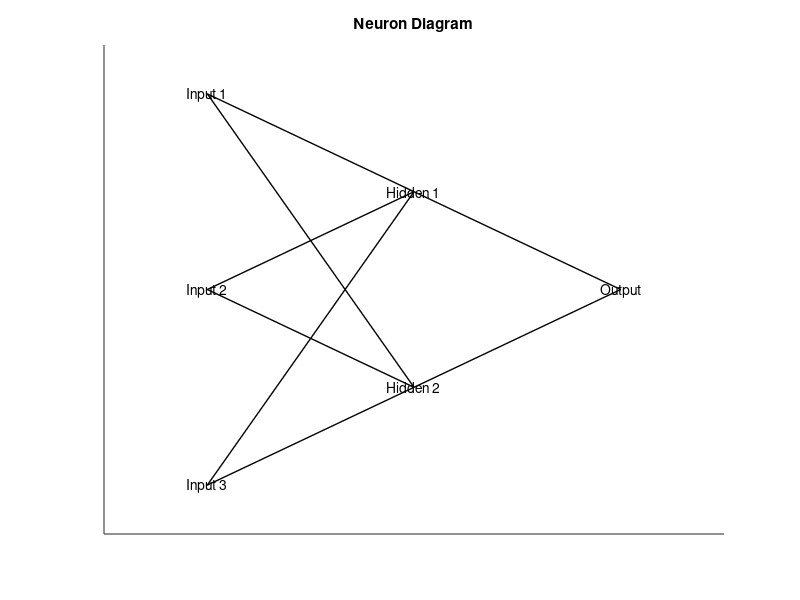

The MATLAB source for this figure:
% Create the neuron diagram
figure;
hold on;

% Define the neuron positions
neuron_positions = [
    1   0.8;    % Input neuron 1
    1   0.4;    % Input neuron 2
    1   0.0;    % Input neuron 3
    2   0.6;    % Hidden neuron 1
    2   0.2;    % Hidden neuron 2
    3   0.4;    % Output neuron
];

% Plot the neurons as circles
neuron_radius = 0.1;
plot(neuron_positions(:,1), neuron_positions(:,2), 'ko', 'MarkerSize', 2*neuron_radius);

% Add labels to the neurons
neuron_labels = {'Input 1', 'Input 2', 'Input 3', 'Hidden 1', 'Hidden 2', 'Output'};
text(neuron_positions(:,1), neuron_positions(:,2), neuron_labels, 'HorizontalAlignment', 'center', 'VerticalAlignment', 'middle');

% Define the connections between neurons
connections = [
    1 4;    % Connection from input neuron 1 to hidden neuron 1
    1 5;    % Connection from input neuron 1 to hidden neuron 2
    2 4;    % Connection from input neuron 2 to hidden neuron 1
    2 5;    % Connection from input neuron 2 to hidden neuron 2
    3 4;    % Connection from input neuron 3 to hidden neuron 1
    3 5;    % Connection from input neuron 3 to hidden neuron 2
    4 6;    % Connection from hidden neuron 1 to output neuron
    5 6;    % Connection from hidden neuron 2 to output neuron
];

% Plot the connections as lines
for i = 1:size(connections, 1)
    start_neuron = connections(i, 1);
    end_neuron = connections(i, 2);
    start_pos = neuron_positions(start_neuron, :);
    end_pos = neuron_positions(end_neuron, :);
    plot([start_pos(1), end_pos(1)], [start_pos(2), end_pos(2)], 'k-', 'LineWidth', 1);
end

% Set the axis limits
xlim([0.5 3.5]);
ylim([-0.1 0.9]);

% Remove axis ticks and labels
set(gca, 'xtick', []);
set(gca, 'ytick', []);

% Set the plot title
title('Neuron Diagram');

% Display the plot
hold off;
